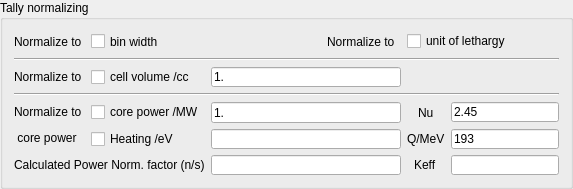
            <widget class="QGroupBox" name="Normalizing_GB">
             <property name="font">
              <font>
               <weight>50</weight>
               <bold>false</bold>
              </font>
             </property>
             <property name="title">
              <string>Tally normalizing</string>
             </property>
             <layout class="QGridLayout" name="gridLayout_28">
              <item row="0" column="0">
               <layout class="QGridLayout" name="gridLayout_2">
                <item row="7" column="2" colspan="4">
                 <widget class="QLineEdit" name="Factor_LE">
                  <property name="minimumSize">
                   <size>
                    <width>0</width>
                    <height>20</height>
                   </size>
                  </property>
                  <property name="maximumSize">
                   <size>
                    <width>16777215</width>
                    <height>20</height>
                   </size>
                  </property>
                  <property name="toolTip">
                   <string>&lt;!DOCTYPE HTML PUBLIC &quot;-//W3C//DTD HTML 4.0//EN&quot; &quot;http://www.w3.org/TR/REC-html40/strict.dtd&quot;&gt;
&lt;html&gt;&lt;head&gt;&lt;meta name=&quot;qrichtext&quot; content=&quot;1&quot; /&gt;&lt;style type=&quot;text/css&quot;&gt;
p, li { white-space: pre-wrap; }
&lt;/style&gt;&lt;/head&gt;&lt;body style=&quot; font-family:'Sans Serif'; font-size:9pt; font-weight:400; font-style:normal;&quot;&gt;
&lt;p style=&quot; margin-top:12px; margin-bottom:12px; margin-left:0px; margin-right:0px; -qt-block-indent:0; text-indent:0px;&quot;&gt;&lt;span style=&quot; font-family:'Droid Sans Mono,monospace,monospace'; font-size:14px; color:#000000;&quot;&gt;Power_Factor = Power * Nu / Q / Keff&lt;/span&gt;&lt;/p&gt;&lt;/body&gt;&lt;/html&gt;</string>
                  </property>
                 </widget>
                </item>
                <item row="0" column="0">
                 <widget class="QLabel" name="label_37">
                  <property name="text">
                   <string>Normalize to</string>
                  </property>
                 </widget>
                </item>
                <item row="0" column="2" colspan="3">
                 <layout class="QGridLayout" name="gridLayout_Norm"/>
                </item>
                <item row="7" column="0" colspan="2">
                 <widget class="QLabel" name="label_17">
                  <property name="text">
                   <string>Calculated Power Norm. factor (n/s)</string>
                  </property>
                 </widget>
                </item>
                <item row="0" column="5" alignment="Qt::AlignRight">
                 <widget class="QLabel" name="label_23">
                  <property name="text">
                   <string>Normalize to  </string>
                  </property>
                 </widget>
                </item>
                <item row="4" column="2" colspan="4">
                 <widget class="QLineEdit" name="Power_LE">
                  <property name="minimumSize">
                   <size>
                    <width>120</width>
                    <height>21</height>
                   </size>
                  </property>
                  <property name="maximumSize">
                   <size>
                    <width>11111</width>
                    <height>20</height>
                   </size>
                  </property>
                  <property name="toolTip">
                   <string>&lt;html&gt;&lt;head/&gt;&lt;body&gt;&lt;p&gt;Insert reactor power in MW&lt;/p&gt;&lt;/body&gt;&lt;/html&gt;</string>
                  </property>
                  <property name="text">
                   <string>1.</string>
                  </property>
                 </widget>
                </item>
                <item row="0" column="6" colspan="2">
                 <widget class="QCheckBox" name="Norm_to_UnitLethargy_CB">
                  <property name="toolTip">
                   <string>&lt;html&gt;&lt;head/&gt;&lt;body&gt;&lt;p&gt;Cannot be checked if &amp;quot;energy bin width&amp;quot; is checked&lt;/p&gt;&lt;/body&gt;&lt;/html&gt;
Lethargy_Factor = 1. / log10(E[i] / E[i-1])</string>
                  </property>
                  <property name="text">
                   <string>unit of lethargy</string>
                  </property>
                 </widget>
                </item>
                <item row="2" column="2" colspan="4">
                 <widget class="QLineEdit" name="Vol_List_LE">
                  <property name="minimumSize">
                   <size>
                    <width>190</width>
                    <height>0</height>
                   </size>
                  </property>
                  <property name="maximumSize">
                   <size>
                    <width>16777215</width>
                    <height>20</height>
                   </size>
                  </property>
                  <property name="toolTip">
                   <string>&lt;html&gt;&lt;head/&gt;&lt;body&gt;&lt;p&gt;Insert list of volumes separated by space, comma or semi-comma.&lt;/p&gt;&lt;p&gt;The number of values must be equal to the number of checked cells.&lt;/p&gt;&lt;p&gt;Repeated entries must be of the form : &lt;/p&gt;&lt;p&gt;1. * 3 4. * 2 &lt;/p&gt;&lt;p&gt;where value 1. and 4. before operator * wil be repeated 3 and 2 times respectively&lt;/p&gt;&lt;p&gt;equivalent to : 1. 1. 1. 4. 4.&lt;/p&gt;&lt;/body&gt;&lt;/html&gt;</string>
                  </property>
                  <property name="text">
                   <string>1.</string>
                  </property>
                 </widget>
                </item>
                <item row="4" column="6" alignment="Qt::AlignHCenter">
                 <widget class="QLabel" name="label_21">
                  <property name="text">
                   <string>Nu</string>
                  </property>
                 </widget>
                </item>
                <item row="2" column="0">
                 <widget class="QLabel" name="label_19">
                  <property name="text">
                   <string>Normalize to</string>
                  </property>
                 </widget>
                </item>
                <item row="0" column="1">
                 <widget class="QCheckBox" name="Norm_to_BW_CB">
                  <property name="minimumSize">
                   <size>
                    <width>0</width>
                    <height>21</height>
                   </size>
                  </property>
                  <property name="maximumSize">
                   <size>
                    <width>16777215</width>
                    <height>21</height>
                   </size>
                  </property>
                  <property name="toolTip">
                   <string>&lt;html&gt;&lt;head/&gt;&lt;body&gt;&lt;p&gt;Cannot be checked if &amp;quot;unit of lethargy&amp;quot; is checked&lt;/p&gt;&lt;/body&gt;&lt;/html&gt;</string>
                  </property>
                  <property name="text">
                   <string>bin width</string>
                  </property>
                 </widget>
                </item>
                <item row="2" column="1">
                 <widget class="QCheckBox" name="Norm_to_Vol_CB">
                  <property name="toolTip">
                   <string>&lt;html&gt;&lt;head/&gt;&lt;body&gt;&lt;p&gt;&lt;span style=&quot; font-family:'Arial,sans-serif'; color:#000000;&quot;&gt;in a collision estimator tally, OpenMC accumulates 1/Sigma_t which has units of cm, and similarly for a tracklength tally, OpenMC accumulates the tracklength in cm. When you divide by volume, you get [neutrons/cm^2-source]&lt;/span&gt;&lt;/p&gt;&lt;/body&gt;&lt;/html&gt;

Before checking you need to enter volumes in cc of checked cells.</string>
                  </property>
                  <property name="text">
                   <string>cell volume /cc</string>
                  </property>
                 </widget>
                </item>
                <item row="4" column="0" rowspan="2">
                 <widget class="QLabel" name="label_18">
                  <property name="text">
                   <string>&lt;!DOCTYPE HTML PUBLIC &quot;-//W3C//DTD HTML 4.0//EN&quot; &quot;http://www.w3.org/TR/REC-html40/strict.dtd&quot;&gt;
&lt;html&gt;&lt;head&gt;&lt;meta name=&quot;qrichtext&quot; content=&quot;1&quot; /&gt;&lt;style type=&quot;text/css&quot;&gt;
p, li { white-space: pre-wrap; }
&lt;/style&gt;&lt;/head&gt;&lt;body style=&quot; font-family:'Sans Serif'; font-size:9pt; font-weight:400; font-style:normal;&quot;&gt;
&lt;p style=&quot; margin-top:12px; margin-bottom:12px; margin-left:0px; margin-right:0px; -qt-block-indent:0; text-indent:0px;&quot;&gt;Normalize to&lt;/p&gt;
&lt;p align=&quot;justify&quot; style=&quot; margin-top:12px; margin-bottom:12px; margin-left:0px; margin-right:0px; -qt-block-indent:0; text-indent:0px;&quot;&gt; core power&lt;/p&gt;&lt;/body&gt;&lt;/html&gt;</string>
                  </property>
                 </widget>
                </item>
                <item row="5" column="7">
                 <widget class="QLineEdit" name="Q_LE">
                  <property name="maximumSize">
                   <size>
                    <width>16777215</width>
                    <height>20</height>
                   </size>
                  </property>
                  <property name="toolTip">
                   <string>&lt;html&gt;&lt;head/&gt;&lt;body&gt;&lt;p align=&quot;center&quot;&gt;Could be modified&lt;/p&gt;&lt;/body&gt;&lt;/html&gt;</string>
                  </property>
                  <property name="text">
                   <string>193</string>
                  </property>
                 </widget>
                </item>
                <item row="5" column="2" colspan="4">
                 <widget class="QLineEdit" name="Heating_LE">
                  <property name="maximumSize">
                   <size>
                    <width>16777215</width>
                    <height>20</height>
                   </size>
                  </property>
                 </widget>
                </item>
                <item row="4" column="7">
                 <widget class="QLineEdit" name="Nu_LE">
                  <property name="maximumSize">
                   <size>
                    <width>16777215</width>
                    <height>20</height>
                   </size>
                  </property>
                  <property name="toolTip">
                   <string>&lt;html&gt;&lt;head/&gt;&lt;body&gt;&lt;p align=&quot;center&quot;&gt;Could be modified&lt;/p&gt;&lt;/body&gt;&lt;/html&gt;</string>
                  </property>
                  <property name="layoutDirection">
                   <enum>Qt::RightToLeft</enum>
                  </property>
                  <property name="styleSheet">
                   <string notr="true"/>
                  </property>
                  <property name="text">
                   <string>2.45</string>
                  </property>
                 </widget>
                </item>
                <item row="5" column="6">
                 <widget class="QLabel" name="label_22">
                  <property name="text">
                   <string>Q/MeV</string>
                  </property>
                 </widget>
                </item>
                <item row="7" column="6" alignment="Qt::AlignHCenter">
                 <widget class="QLabel" name="label_16">
                  <property name="text">
                   <string>Keff</string>
                  </property>
                 </widget>
                </item>
                <item row="7" column="7">
                 <widget class="QLineEdit" name="Keff_LE">
                  <property name="maximumSize">
                   <size>
                    <width>16777215</width>
                    <height>20</height>
                   </size>
                  </property>
                 </widget>
                </item>
                <item row="5" column="1">
                 <widget class="QCheckBox" name="Norm_to_Heating_CB">
                  <property name="toolTip">
                   <string>&lt;html&gt;&lt;head/&gt;&lt;body&gt;&lt;p&gt;Check to calculate power factor based on Heating. If Heating was scored in the simulation it will be picked and put in the corresponding LineEdit; otherwise it maust be entered manualy. More exact Heating value needs to transporte both neutrons and photons.&lt;/p&gt;&lt;p&gt;Power value is also needed to calculate the normalizing factor f.&lt;/p&gt;&lt;p&gt;f = Power (MW) / Heating (eV)&lt;/p&gt;&lt;/body&gt;&lt;/html&gt;</string>
                  </property>
                  <property name="text">
                   <string>Heating /eV</string>
                  </property>
                 </widget>
                </item>
                <item row="4" column="1">
                 <widget class="QCheckBox" name="Norm_to_Power_CB">
                  <property name="toolTip">
                   <string>&lt;html&gt;&lt;head/&gt;&lt;body&gt;&lt;p&gt;Check to calculate power factor based on : Power, Nu, Q and Keff that must be provided.&lt;/p&gt;&lt;p&gt;Factor (s&lt;span style=&quot; vertical-align:super;&quot;&gt;-1&lt;/span&gt;) = Power (MW) * Nu / Q (MeV)/ K&lt;span style=&quot; vertical-align:sub;&quot;&gt;eff&lt;/span&gt;&lt;/p&gt;&lt;/body&gt;&lt;/html&gt;</string>
                  </property>
                  <property name="text">
                   <string>core power /MW</string>
                  </property>
                  <property name="checked">
                   <bool>false</bool>
                  </property>
                  <property name="autoExclusive">
                   <bool>false</bool>
                  </property>
                  <property name="tristate">
                   <bool>false</bool>
                  </property>
                 </widget>
                </item>
                <item row="1" column="0" colspan="8">
                 <widget class="Line" name="line_3">
                  <property name="orientation">
                   <enum>Qt::Horizontal</enum>
                  </property>
                 </widget>
                </item>
                <item row="3" column="0" colspan="8">
                 <widget class="Line" name="line_4">
                  <property name="orientation">
                   <enum>Qt::Horizontal</enum>
                  </property>
                 </widget>
                </item>
               </layout>
              </item>
             </layout>
            </widget>
